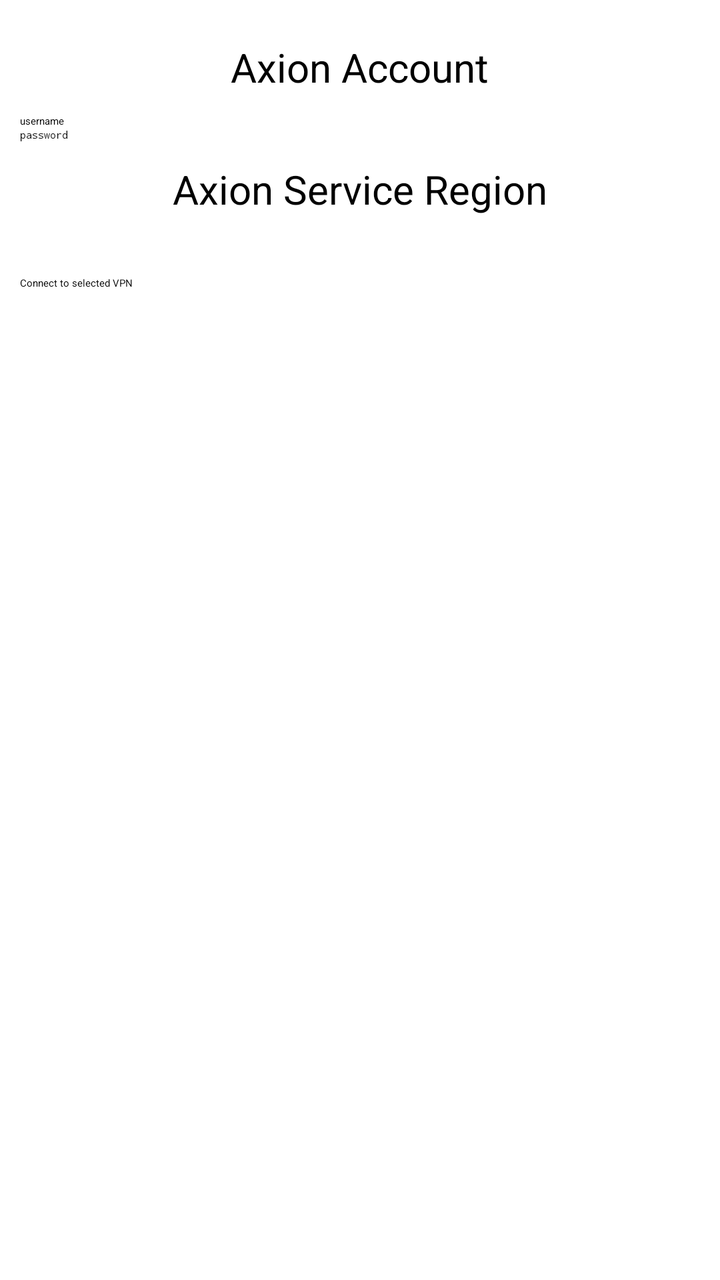
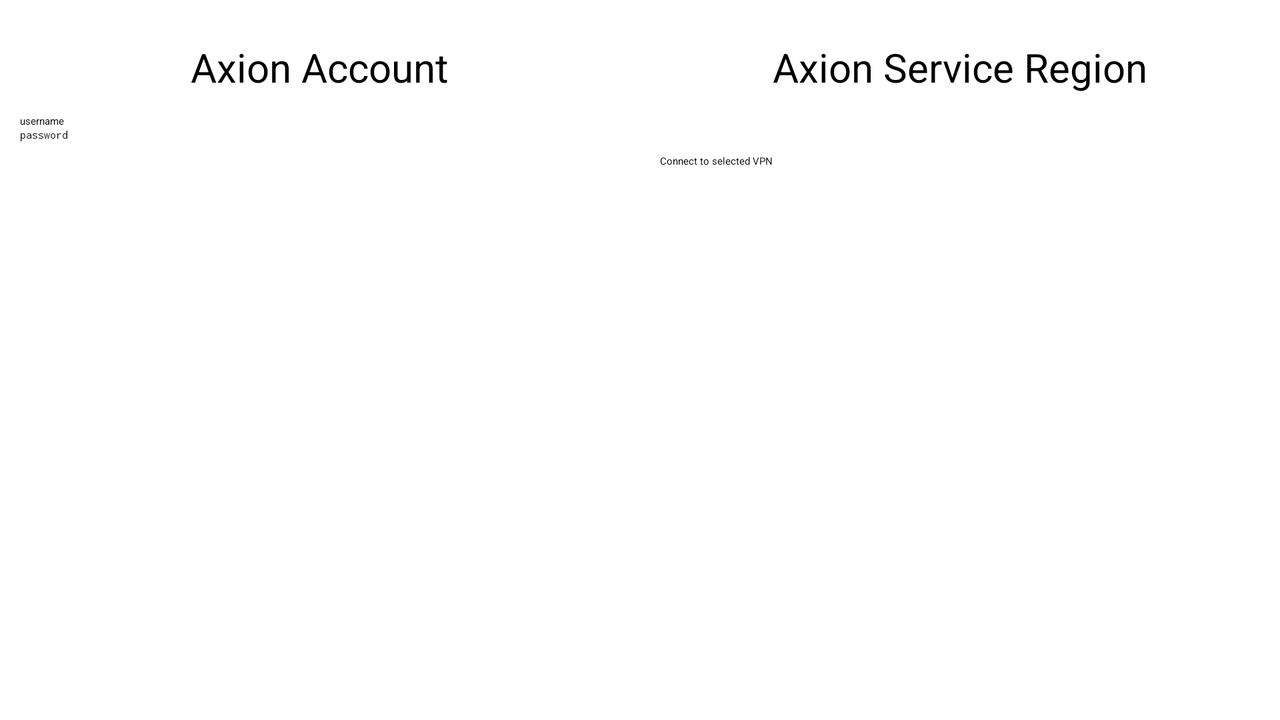

An Android layout and its configuration variant, each rendered on a device that would load it. The default file and the variant file are quoted in full after the pictures.
<!-- AndroidManifest.xml: application theme blinkt -->
<!-- res/layout/fragment_config.xml -->
<LinearLayout xmlns:android="http://schemas.android.com/apk/res/android"
              xmlns:tools="http://schemas.android.com/tools" android:layout_width="match_parent"
              android:layout_height="match_parent"
              tools:context="com.axionvpn.client.ConfigFragment"
              android:id="@+id/root_layout"
              android:orientation="vertical"
              android:layout_margin="10dp"
    >


    <TextView
        android:layout_width="wrap_content"
        android:layout_height="wrap_content"
        android:layout_gravity="center_horizontal"
        android:text="@string/account_header"
        android:layout_marginTop="10dp"
        android:layout_marginBottom="10dp"
        android:textSize="20sp"
        />

    <EditText
        android:layout_width="match_parent"
        android:layout_height="wrap_content"
        android:hint="username"
        android:id="@+id/et_username"
        />

    <EditText
        android:layout_width="match_parent"
        android:layout_height="wrap_content"
        android:hint="password"
        android:password="true"
        android:id="@+id/et_password"
        />


    <TextView
        android:layout_width="wrap_content"
        android:layout_height="wrap_content"
        android:layout_gravity="center_horizontal"
        android:text="@string/region_header"
        android:layout_marginTop="10dp"
        android:layout_marginBottom="10dp"
        android:textSize="20sp"
        />

    <LinearLayout
        android:layout_width="match_parent"
        android:layout_height="wrap_content"
        android:orientation="horizontal">

        <Spinner
            android:layout_width="match_parent"
            android:layout_height="wrap_content"
            android:layout_weight="1"
            android:id="@+id/sp_region_select"
            />
        <Button
            android:layout_width="wrap_content"
            android:layout_height="match_parent"
            android:text="@string/update_button"
            android:id="@+id/button_get_regions"
            />
    </LinearLayout>

    <View
        android:layout_width="wrap_content"
        android:layout_height="20dp"
        />

    <Button
        android:layout_width="match_parent"
        android:layout_height="wrap_content"
        android:text="@string/connect_selected"
        android:id="@+id/button_connect"
        />

</LinearLayout>
<!-- resources referenced by this layout -->
<resources>
  <string name="account_header">Axion Account</string>
  <string name="connect_selected">Connect to selected VPN</string>
  <string name="region_header">Axion Service Region</string>
  <string name="update_button">Update List</string>
</resources>
<!-- res/layout-land/fragment_config.xml (the repository's variant of the layout above) -->
<!-- drawn on the phone turned sideways -->
<LinearLayout
    android:layout_height="match_parent"
    android:layout_width="match_parent"
    android:orientation="horizontal"
    xmlns:android="http://schemas.android.com/apk/res/android">

<LinearLayout xmlns:android="http://schemas.android.com/apk/res/android"
              xmlns:tools="http://schemas.android.com/tools"
              android:layout_width="match_parent"
              android:layout_height="match_parent"
              tools:context="net.axionvpn.client.ConfigFragment"
              android:orientation="vertical"
              android:layout_margin="10dp"
              android:layout_weight=".5"
    >


    <TextView
        android:layout_width="wrap_content"
        android:layout_height="wrap_content"
        android:layout_gravity="center_horizontal"
        android:text="@string/account_header"
        android:layout_marginTop="10dp"
        android:layout_marginBottom="10dp"
        android:textSize="20sp"
        />

    <EditText
        android:layout_width="match_parent"
        android:layout_height="wrap_content"
        android:hint="username"
        android:id="@+id/et_username"
        />

    <EditText
        android:layout_width="match_parent"
        android:layout_height="wrap_content"
        android:hint="password"
        android:password="true"
        android:id="@+id/et_password"
        />


    </LinearLayout>
    <LinearLayout xmlns:android="http://schemas.android.com/apk/res/android"
                  xmlns:tools="http://schemas.android.com/tools"
                  android:layout_width="match_parent"
                  android:layout_height="match_parent"
                  tools:context="net.axionvpn.client.ConfigFragment"
                  android:orientation="vertical"
                  android:layout_margin="10dp"
                  android:layout_weight=".5"
        >

    <TextView
        android:layout_width="wrap_content"
        android:layout_height="wrap_content"
        android:layout_gravity="center_horizontal"
        android:text="@string/region_header"
        android:layout_marginTop="10dp"
        android:layout_marginBottom="10dp"
        android:textSize="20sp"
        />

    <LinearLayout
        android:layout_width="match_parent"
        android:layout_height="wrap_content"
        android:orientation="horizontal">

        <Spinner
            android:layout_width="match_parent"
            android:layout_height="wrap_content"
            android:layout_weight="1"
            android:id="@+id/sp_region_select"
            />
        <Button
            android:layout_width="wrap_content"
            android:layout_height="match_parent"
            android:text="@string/update_button"
            android:id="@+id/button_get_regions"
            />
    </LinearLayout>

    <View
        android:layout_width="wrap_content"
        android:layout_height="20dp"
        />

    <Button
        android:layout_width="match_parent"
        android:layout_height="wrap_content"
        android:text="@string/connect_selected"
        android:id="@+id/button_connect"
        />

    </LinearLayout>
</LinearLayout>
